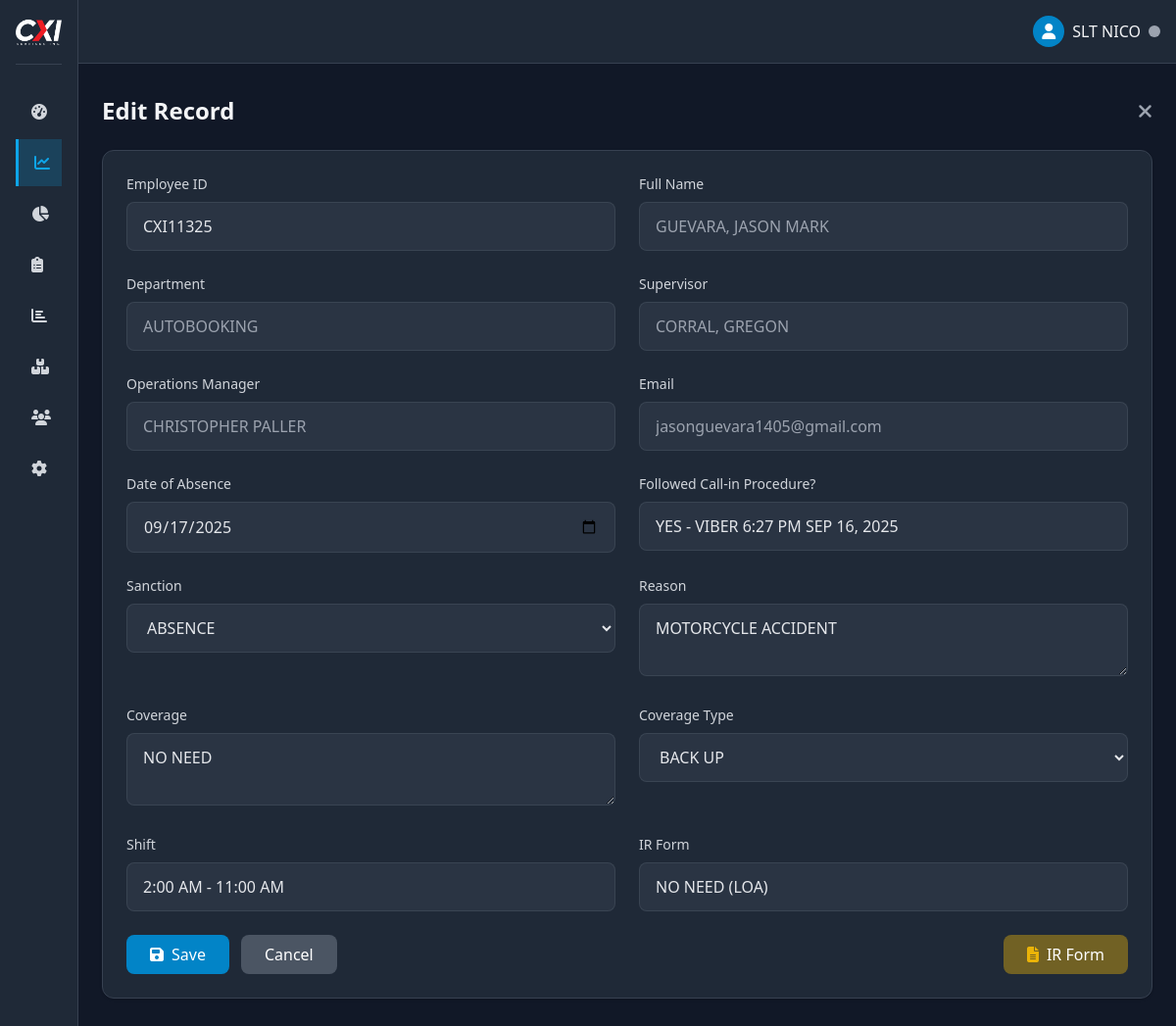
Screenshot of /admin/attendance_form.php?id=870&type=absenteeism (signed in) with the database file from the repository.
### tables this page shows
CREATE TABLE `absenteeism` (
  `id` int(11) NOT NULL,
  `month` varchar(20) NOT NULL,
  `employee_id` varchar(50) NOT NULL,
  `full_name` varchar(100) NOT NULL,
  `department` varchar(100) NOT NULL,
  `supervisor` varchar(100) NOT NULL,
  `operation_manager` varchar(100) NOT NULL,
  `email` varchar(100) DEFAULT NULL,
  `date_of_absent` date NOT NULL,
  `follow_call_in_procedure` varchar(100) NOT NULL,
  `sanction` enum('ABSENCE','ABSENCE / CWD','ABSENCE / NCNS','ABSENCE / NCNS (LATE ADVISE)','ABSENCE / NCNS / CWD','ABSENCE / NCNS / CWD (LATE ADVISE)','PVL') DEFAULT NULL,
  `reason` text NOT NULL,
  `coverage` varchar(100) DEFAULT NULL,
  `coverage_type` enum('-','NO NEED','TRAINEE','BACK UP','PENDING','DSOT','RDOT','AGENT MODE') NOT NULL,
  `shift` varchar(50) NOT NULL,
  `ir_form` varchar(100) DEFAULT NULL,
  `timestamp` varchar(20) DEFAULT NULL,
  `sub_name` varchar(50) NOT NULL,
  `created_at` datetime DEFAULT current_timestamp(),
  `email_sent` tinyint(1) DEFAULT 0,
  `email_sent_at` varchar(20) DEFAULT NULL
);

### admin/attendance_form.php (the view, shortened to what this page needs)
<?php
require_once '../includes/functions.php';
$action = isset($_GET['action']) ? $_GET['action'] : '';
$id = isset($_GET['id']) ? (int)$_GET['id'] : 0;
$type = isset($_GET['type']) ? $_GET['type'] : (isset($_POST['type']) ? $_POST['type'] : 'absenteeism');
$record = null;
if ($id > 0) {
    try {
        $table = ($type === 'tardiness') ? 'tardiness' : 'absenteeism';
        $stmt = $pdo->prepare("SELECT * FROM $table WHERE id = ?");
        $stmt->execute([$id]);
        $record = $stmt->fetch();
    } catch (PDOException $e) {
        $_SESSION['error'] = "Error fetching record: " . $e->getMessage();
        redirect('attendance.php?tab=' . $type);
    }
} elseif ($action !== 'create') {
    redirect('attendance.php?tab=' . $type);
}
require_once '../components/layout.php';
?>
<div class="pt-2 min-h-screen">
    <main class="p-6">
        <div class="flex justify-between items-center mb-6">
            <h1 class="text-2xl font-bold"><?= $id ? 'Edit Record' : 'Add New Record' ?></h1>
            <a href="attendance.php?tab=<?= $type ?>" class="text-gray-400 hover:text-white">
                <i class="fas fa-times fa-lg"></i>
            </a>
        </div>
        <div class="bg-gray-800 rounded-xl border border-gray-700 p-6 shadow">
            <form method="POST">
                <div class="grid grid-cols-1 md:grid-cols-2 gap-6">
                    <div>
                        <label for="employee_id" class="block text-sm font-medium text-gray-300 mb-2">Employee ID</label>
                        <input type="text" id="employee_id" name="employee_id" style="text-transform: uppercase;"
                            class="w-full px-4 py-3 bg-gray-700/50 border border-gray-600/50 rounded-lg text-gray-200"
                            value="<?= $record ? htmlspecialchars($record['employee_id']) : '' ?>" required
                            onchange="fetchEmployeeDetails(this.value)"
                            autocomplete="off">
                    </div>
                    <div>
                        <label for="full_name" class="block text-sm font-medium text-gray-300 mb-2">Full Name</label>
                        <input type="text" id="full_name" name="full_name" style="text-transform: uppercase;" readonly
                               class="w-full px-4 py-3 bg-gray-700/50 border border-gray-600/50 rounded-lg text-gray-400"
                               value="<?= $record ? htmlspecialchars($record['full_name']) : '' ?>">
                    </div>
                    <div>
                        <label for="department" class="block text-sm font-medium text-gray-300 mb-2">Department</label>
                        <input type="text" id="department" name="department" style="text-transform: uppercase;" readonly
                               class="w-full px-4 py-3 bg-gray-700/50 border border-gray-600/50 rounded-lg text-gray-400"
                               value="<?= $record ? htmlspecialchars($record['department']) : '' ?>">
                    </div>
                    <div>
                        <label for="supervisor" class="block text-sm font-medium text-gray-300 mb-2">Supervisor</label>
                        <input type="text" id="supervisor" name="supervisor" style="text-transform: uppercase;" readonly
                               class="w-full px-4 py-3 bg-gray-700/50 border border-gray-600/50 rounded-lg text-gray-400"
                               value="<?= $record ? htmlspecialchars($record['supervisor']) : '' ?>">
                    </div>
                    <div>
                        <label for="operation_manager" class="block text-sm font-medium text-gray-300 mb-2">Operations Manager</label>
                        <input type="text" id="operation_manager" name="operation_manager" style="text-transform: uppercase;" readonly
                               class="w-full px-4 py-3 bg-gray-700/50 border border-gray-600/50 rounded-lg text-gray-400"
                               value="<?= $record ? htmlspecialchars($record['operation_manager']) : '' ?>">
                    </div>
                    <div>
                        <label for="email" class="block text-sm font-medium text-gray-300 mb-2">Email</label>
                        <input type="text" id="email" name="email"
                               class="w-full px-4 py-3 bg-gray-700/50 border border-gray-600/50 rounded-lg text-gray-400"
                               value="<?= $record ? htmlspecialchars($record['email']) : '' ?>">
                    </div>
                    <?php if ($type === 'absenteeism'): ?>
                        <div>
                            <label for="date_of_absent" class="block text-sm font-medium text-gray-300 mb-2">Date of Absence</label>
                            <input type="date" id="date_of_absent" name="date_of_absent" style="text-transform: uppercase;"
                                   class="w-full px-4 py-3 bg-gray-700/50 border border-gray-600/50 rounded-lg text-gray-200"
                                   value="<?= $record ? htmlspecialchars($record['date_of_absent']) : '' ?>" required>
                        </div>
                        <div>
                            <label for="follow_call_in_procedure" class="block text-sm font-medium text-gray-300 mb-2">Followed Call-in Procedure?</label>
                            <input type="text" id="follow_call_in_procedure" name="follow_call_in_procedure" style="text-transform: uppercase;"
                                   class="w-full px-4 py-3 bg-gray-700/50 border border-gray-600/50 rounded-lg text-gray-200"
                                   value="<?= $record ? htmlspecialchars($record['follow_call_in_procedure']) : '' ?>">
                        </div>
                        <div>
                            <label for="sanction" class="block text-sm font-medium text-gray-300 mb-2">Sanction</label>
                            <select id="sanction" name="sanction" style="text-transform: uppercase;"
                                    class="w-full px-4 py-3 bg-gray-700/50 border border-gray-600/50 rounded-lg text-gray-200" required>
                                <option value="ABSENCE" <?= $record && $record['sanction'] === 'ABSENCE' ? 'selected' : '' ?>>ABSENCE</option>
                            </select>
                        </div>
                        <div>
                            <label for="reason" class="block text-sm font-medium text-gray-300 mb-2">Reason</label>
                            <textarea id="reason" name="reason" style="text-transform: uppercase;"
                                      class="w-full px-4 py-3 bg-gray-700/50 border border-gray-600/50 rounded-lg text-gray-200"
                                      required><?= $record ? $record['reason'] : '' ?></textarea>
                        </div>
                        <div>
                            <label for="coverage" class="block text-sm font-medium text-gray-300 mb-2">Coverage</label>
                            <textarea id="coverage" name="coverage" style="text-transform: uppercase;"
                                      class="w-full px-4 py-3 bg-gray-700/50 border border-gray-600/50 rounded-lg text-gray-200"
                                      required><?= $record ? $record['coverage'] : '' ?></textarea>
                        </div>
                        <div>
                            <label for="coverage_type" class="block text-sm font-medium text-gray-300 mb-2">Coverage Type</label>
                            <select id="coverage_type" name="coverage_type"
                                    class="w-full px-4 py-3 bg-gray-700/50 border border-gray-600/50 rounded-lg text-gray-200" required>
                                <option value="BACK UP" <?= $record && $record['coverage_type'] === 'BACK UP' ? 'selected' : '' ?>>BACK UP</option>
                            </select>
                        </div>
                        <div>
                            <label for="shift" class="block text-sm font-medium text-gray-300 mb-2">Shift</label>
                            <input type="text" id="shift" name="shift" style="text-transform: uppercase;"
                                   class="w-full px-4 py-3 bg-gray-700/50 border border-gray-600/50 rounded-lg text-gray-200"
                                   value="<?= $record ? htmlspecialchars($record['shift']) : '' ?>" required>
                        </div>
                        <div>
                            <label for="ir_form" class="block text-sm font-medium text-gray-300 mb-2">IR Form</label>
                            <input type="text" id="ir_form" name="ir_form" style="text-transform: uppercase;"
                                   class="w-full px-4 py-3 bg-gray-700/50 border border-gray-600/50 rounded-lg text-gray-200"
                                   value="<?= $record ? htmlspecialchars($record['ir_form']) : '' ?>">
                        </div>
                    <?php endif; ?>
                </div>
                <div class="flex justify-between items-center pt-6">
                    <div class="flex space-x-3">
                        <button type="submit" class="bg-primary-600 hover:bg-primary-700 text-white px-6 py-2 rounded-lg flex items-center">
                            <i class="fas fa-save mr-2"></i> Save
                        </button>
                        <a href="attendance.php?tab=<?= $type ?>" class="bg-gray-600 hover:bg-gray-700 text-white px-6 py-2 rounded-lg flex items-center">
                            Cancel
                        </a>
                    </div>
                    <a href="https://docs.google.com/forms/d/e/1FAIpQLScpWhJ-nnGQnLoOMFUx6oW9hQn2y6F335SHQYTbyr--x0ZZtw/viewform?pli=1&pli=1"
                    target="_blank"
                    rel="noopener noreferrer"
                    class="bg-yellow-500/40 hover:bg-yellow-500/30 text-white px-6 py-2 rounded-lg flex items-center">
                        <i class="fas fa-file-alt text-yellow-500 mr-2"></i>
                        IR Form
                    </a>
                </div>
            </form>
        </div>
    </main>
</div>

### rows the page displays
absenteeism: employee_id "CXI11325", full_name "GUEVARA, JASON MARK", department "AUTOBOOKING", supervisor "CORRAL, GREGON", operation_manager "CHRISTOPHER PALLER", email "jasonguevara1405@gmail.com", date_of_absent "09/17/2025", follow_call_in_procedure "YES - VIBER 6:27 PM SEP 16, 2025", sanction "ABSENCE", reason "MOTORCYCLE ACCIDENT", coverage "NO NEED", coverage_type "BACK UP", shift "2:00 AM - 11:00 AM", ir_form "NO NEED (LOA)"

### other values shown
$_SESSION['nickname'] "SLT NICO"
